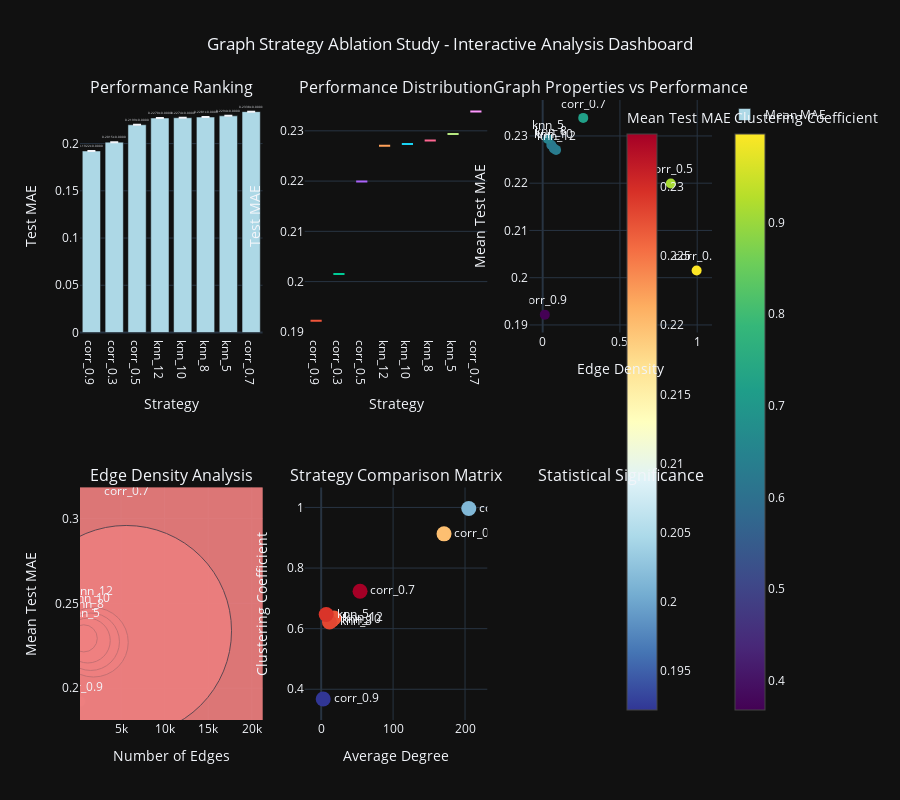

Source (notebook cell):
### Markdown cell above
## 4. Interactive Dashboard

### Code cell
def create_interactive_dashboard(summary_df, detailed_df):
    """Create interactive dashboard with plotly"""
    if summary_df is None or detailed_df is None:
        print("⚠️  No data available for interactive dashboard")
        return
    
    # Create subplots
    fig = make_subplots(
        rows=2, cols=3,
        subplot_titles=('Performance Ranking', 'Performance Distribution', 
                       'Graph Properties vs Performance', 'Edge Density Analysis',
                       'Strategy Comparison Matrix', 'Statistical Significance'),
        specs=[[{"type": "bar"}, {"type": "box"}, {"type": "scatter"}],
               [{"type": "scatter"}, {"type": "scatter"}, {"type": "table"}]]
    )
    
    # Sort data
    summary_sorted = summary_df.sort_values('mean_test_mae')
    
    # 1. Performance ranking bar chart
    fig.add_trace(
        go.Bar(
            x=summary_sorted['strategy'],
            y=summary_sorted['mean_test_mae'],
            error_y=dict(type='data', array=summary_sorted['std_test_mae']),
            name='Mean MAE',
            text=[f'{mae:.4f}±{std:.4f}' for mae, std in 
                  zip(summary_sorted['mean_test_mae'], summary_sorted['std_test_mae'])],
            textposition='outside',
            marker_color='lightblue'
        ),
        row=1, col=1
    )
    
    # 2. Box plot of all runs
    for strategy in summary_sorted['strategy']:
        strategy_data = detailed_df[detailed_df['strategy'] == strategy]['test_mae']
        fig.add_trace(
            go.Box(
                y=strategy_data,
                name=strategy,
                showlegend=False
            ),
            row=1, col=2
        )
    
    # 3. Graph properties scatter
    fig.add_trace(
        go.Scatter(
            x=summary_sorted['edge_density'],
            y=summary_sorted['mean_test_mae'],
            mode='markers+text',
            text=summary_sorted['strategy'],
            textposition='top center',
            marker=dict(size=10, color=summary_sorted['clustering_coefficient'], 
                       colorscale='viridis', showscale=True,
                       colorbar=dict(title='Clustering Coefficient')),
            name='Strategies',
            showlegend=False
        ),
        row=1, col=3
    )
    
    # 4. Edge density analysis
    fig.add_trace(
        go.Scatter(
            x=summary_sorted['num_edges'],
            y=summary_sorted['mean_test_mae'],
            mode='markers+text',
            text=summary_sorted['strategy'],
            textposition='top center',
            marker=dict(size=summary_sorted['avg_degree'], 
                       color='lightcoral', opacity=0.7,
                       sizemode='diameter', sizeref=2.*max(summary_sorted['avg_degree'])/(40.**2)),
            name='Edge Analysis',
            showlegend=False
        ),
        row=2, col=1
    )
    
    # 5. Strategy comparison matrix
    fig.add_trace(
        go.Scatter(
            x=summary_sorted['avg_degree'],
            y=summary_sorted['clustering_coefficient'],
            mode='markers+text',
            text=summary_sorted['strategy'],
            textposition='middle right',
            marker=dict(size=15, color=summary_sorted['mean_test_mae'], 
                       colorscale='RdYlBu_r', showscale=True,
                       colorbar=dict(title='Mean Test MAE', x=0.85)),
            name='Comparison Matrix',
            showlegend=False
        ),
        row=2, col=2
    )
    
    # Update layout
    fig.update_layout(
        height=800,
        title_text="Graph Strategy Ablation Study - Interactive Analysis Dashboard",
        title_x=0.5
    )
    
    # Update axes labels
    fig.update_xaxes(title_text="Strategy", row=1, col=1)
    fig.update_yaxes(title_text="Test MAE", row=1, col=1)
    
    fig.update_xaxes(title_text="Strategy", row=1, col=2)
    fig.update_yaxes(title_text="Test MAE", row=1, col=2)
    
    fig.update_xaxes(title_text="Edge Density", row=1, col=3)
    fig.update_yaxes(title_text="Mean Test MAE", row=1, col=3)
    
    fig.update_xaxes(title_text="Number of Edges", row=2, col=1)
    fig.update_yaxes(title_text="Mean Test MAE", row=2, col=1)
    
    fig.update_xaxes(title_text="Average Degree", row=2, col=2)
    fig.update_yaxes(title_text="Clustering Coefficient", row=2, col=2)
    
    fig.show()
    
    return fig

# Create interactive dashboard
if summary_df is not None and detailed_df is not None:
    interactive_fig = create_interactive_dashboard(summary_df, detailed_df)
else:
    print("⚠️  No data available for interactive dashboard")

### Figure 1 — Plotly figure (JSON) as saved in the notebook; plotly's stock layout.template omitted (floating-point values rounded to 4 significant figures)
{"data": [{"error_y": {"array": [0.0, 0.0, 0.0, 0.0, 0.0, 0.0, 0.0, 0.0], "type": "data"}, "marker": {"color": "lightblue"}, "name": "Mean MAE", "text": ["0.1922±0.0000", "0.2015±0.0000", "0.2199±0.0000", "0.2270±0.0000", "0.2274±0.0000", "0.2281±0.0000", "0.2294±0.0000", "0.2338±0.0000"], "textposition": "outside", "x": ["corr_0.9", "corr_0.3", "corr_0.5", "knn_12", "knn_10", "knn_8", "knn_5", "corr_0.7"], "y": [0.1922, 0.2015, 0.2199, 0.227, 0.2274, 0.2281, 0.2294, 0.2338], "type": "bar", "xaxis": "x", "yaxis": "y"}, {"name": "corr_0.9", "showlegend": false, "y": [0.1922], "type": "box", "xaxis": "x2", "yaxis": "y2"}, {"name": "corr_0.3", "showlegend": false, "y": [0.2015], "type": "box", "xaxis": "x2", "yaxis": "y2"}, {"name": "corr_0.5", "showlegend": false, "y": [0.2199], "type": "box", "xaxis": "x2", "yaxis": "y2"}, {"name": "knn_12", "showlegend": false, "y": [0.227], "type": "box", "xaxis": "x2", "yaxis": "y2"}, {"name": "knn_10", "showlegend": false, "y": [0.2274], "type": "box", "xaxis": "x2", "yaxis": "y2"}, {"name": "knn_8", "showlegend": false, "y": [0.2281], "type": "box", "xaxis": "x2", "yaxis": "y2"}, {"name": "knn_5", "showlegend": false, "y": [0.2294], "type": "box", "xaxis": "x2", "yaxis": "y2"}, {"name": "corr_0.7", "showlegend": false, "y": [0.2338], "type": "box", "xaxis": "x2", "yaxis": "y2"}, {"marker": {"color": [0.3679, 0.9965, 0.9129, 0.6351, 0.6276, 0.622, 0.6466, 0.7232], "colorbar": {"title": {"text": "Clustering Coefficient"}}, "colorscale": [[0.0, "#440154"], [0.1111, "#482878"], [0.2222, "#3e4989"], [0.3333, "#31688e"], [0.4444, "#26828e"], [0.5556, "#1f9e89"], [0.6667, "#35b779"], [0.7778, "#6ece58"], [0.8889, "#b5de2b"], [1.0, "#fde725"]], "showscale": true, "size": 10}, "mode": "markers+text", "name": "Strategies", "showlegend": false, "text": ["corr_0.9", "corr_0.3", "corr_0.5", "knn_12", "knn_10", "knn_8", "knn_5", "corr_0.7"], "textposition": "top center", "x": [0.01374, 0.9963, 0.8292, 0.08649, 0.07153, 0.05586, 0.03382, 0.2624], "y": [0.1922, 0.2015, 0.2199, 0.227, 0.2274, 0.2281, 0.2294, 0.2338], "type": "scatter", "xaxis": "x3", "yaxis": "y3"}, {"marker": {"color": "lightcoral", "opacity": 0.7, "size": [2.831, 205.2, 170.8, 17.82, 14.73, 11.51, 6.966, 54.05], "sizemode": "diameter", "sizeref": 0.2565}, "mode": "markers+text", "name": "Edge Analysis", "showlegend": false, "text": ["corr_0.9", "corr_0.3", "corr_0.5", "knn_12", "knn_10", "knn_8", "knn_5", "corr_0.7"], "textposition": "top center", "x": [293.0, 21240.0, 17680.0, 1844.0, 1525.0, 1191.0, 721.0, 5594.0], "y": [0.1922, 0.2015, 0.2199, 0.227, 0.2274, 0.2281, 0.2294, 0.2338], "type": "scatter", "xaxis": "x4", "yaxis": "y4"}, {"marker": {"color": [0.1922, 0.2015, 0.2199, 0.227, 0.2274, 0.2281, 0.2294, 0.2338], "colorbar": {"title": {"text": "Mean Test MAE"}, "x": 0.85}, "colorscale": [[0.0, "rgb(49,54,149)"], [0.1, "rgb(69,117,180)"], [0.2, "rgb(116,173,209)"], [0.3, "rgb(171,217,233)"], [0.4, "rgb(224,243,248)"], [0.5, "rgb(255,255,191)"], [0.6, "rgb(254,224,144)"], [0.7, "rgb(253,174,97)"], [0.8, "rgb(244,109,67)"], [0.9, "rgb(215,48,39)"], [1.0, "rgb(165,0,38)"]], "showscale": true, "size": 15}, "mode": "markers+text", "name": "Comparison Matrix", "showlegend": false, "text": ["corr_0.9", "corr_0.3", "corr_0.5", "knn_12", "knn_10", "knn_8", "knn_5", "corr_0.7"], "textposition": "middle right", "x": [2.831, 205.2, 170.8, 17.82, 14.73, 11.51, 6.966, 54.05], "y": [0.3679, 0.9965, 0.9129, 0.6351, 0.6276, 0.622, 0.6466, 0.7232], "type": "scatter", "xaxis": "x5", "yaxis": "y5"}], "layout": {"xaxis": {"anchor": "y", "domain": [0.0, 0.2889], "title": {"text": "Strategy"}}, "yaxis": {"anchor": "x", "domain": [0.625, 1.0], "title": {"text": "Test MAE"}}, "xaxis2": {"anchor": "y2", "domain": [0.3556, 0.6444], "title": {"text": "Strategy"}}, "yaxis2": {"anchor": "x2", "domain": [0.625, 1.0], "title": {"text": "Test MAE"}}, "xaxis3": {"anchor": "y3", "domain": [0.7111, 1.0], "title": {"text": "Edge Density"}}, "yaxis3": {"anchor": "x3", "domain": [0.625, 1.0], "title": {"text": "Mean Test MAE"}}, "xaxis4": {"anchor": "y4", "domain": [0.0, 0.2889], "title": {"text": "Number of Edges"}}, "yaxis4": {"anchor": "x4", "domain": [0.0, 0.375], "title": {"text": "Mean Test MAE"}}, "xaxis5": {"anchor": "y5", "domain": [0.3556, 0.6444], "title": {"text": "Average Degree"}}, "yaxis5": {"anchor": "x5", "domain": [0.0, 0.375], "title": {"text": "Clustering Coefficient"}}, "annotations": [{"font": {"size": 16}, "showarrow": false, "text": "Performance Ranking", "x": 0.1444, "xanchor": "center", "xref": "paper", "y": 1.0, "yanchor": "bottom", "yref": "paper"}, {"font": {"size": 16}, "showarrow": false, "text": "Performance Distribution", "x": 0.5, "xanchor": "center", "xref": "paper", "y": 1.0, "yanchor": "bottom", "yref": "paper"}, {"font": {"size": 16}, "showarrow": false, "text": "Graph Properties vs Performance", "x": 0.8556, "xanchor": "center", "xref": "paper", "y": 1.0, "yanchor": "bottom", "yref": "paper"}, {"font": {"size": 16}, "showarrow": false, "text": "Edge Density Analysis", "x": 0.1444, "xanchor": "center", "xref": "paper", "y": 0.375, "yanchor": "bottom", "yref": "paper"}, {"font": {"size": 16}, "showarrow": false, "text": "Strategy Comparison Matrix", "x": 0.5, "xanchor": "center", "xref": "paper", "y": 0.375, "yanchor": "bottom", "yref": "paper"}, {"font": {"size": 16}, "showarrow": false, "text": "Statistical Significance", "x": 0.8556, "xanchor": "center", "xref": "paper", "y": 0.375, "yanchor": "bottom", "yref": "paper"}], "title": {"text": "Graph Strategy Ablation Study - Interactive Analysis Dashboard", "x": 0.5}, "height": 800}}
